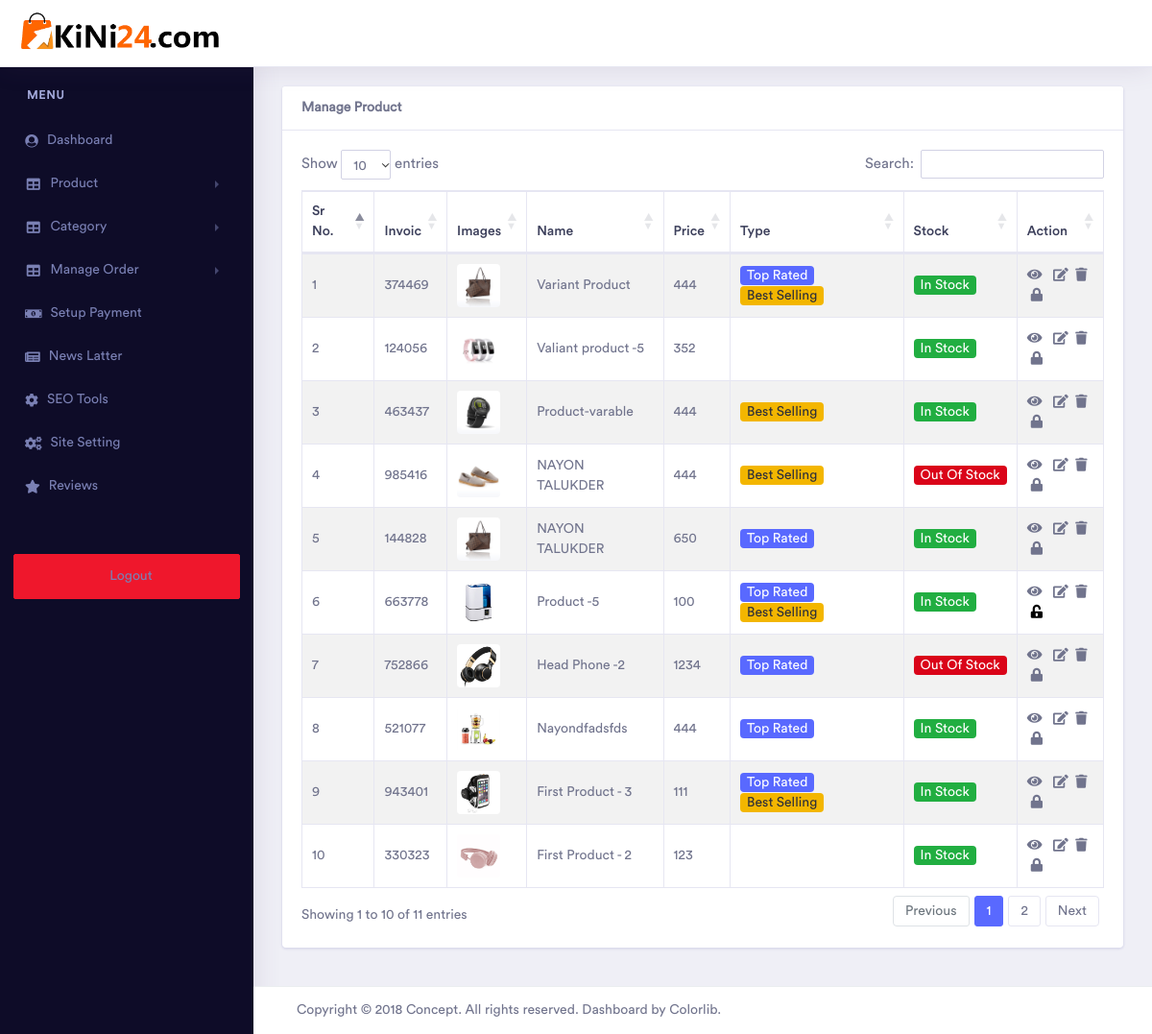
The page /admin/manage-product.php (signed in) on the database its author committed.
### tables this page shows
CREATE TABLE `product` (
  `id` int(11) NOT NULL,
  `invoice` varchar(255) NOT NULL,
  `name` varchar(255) NOT NULL,
  `sPrice` int(11) NOT NULL,
  `oPrice` varchar(255) NOT NULL,
  `category` varchar(255) NOT NULL,
  `sub_category` varchar(255) NOT NULL,
  `brand` varchar(255) NOT NULL,
  `reting` varchar(255) NOT NULL,
  `short_des` varchar(3000) NOT NULL,
  `des` varchar(10000) NOT NULL,
  `Reted_Product` varchar(255) NOT NULL,
  `Selling_Product` varchar(255) NOT NULL,
  `Stock` varchar(255) NOT NULL,
  `fetcher_img` varchar(255) NOT NULL,
  `prod1` varchar(1000) NOT NULL,
  `prod2` varchar(1000) NOT NULL,
  `prod3` varchar(1000) NOT NULL,
  `prod4` varchar(1000) NOT NULL,
  `date` varchar(255) NOT NULL,
  `status` varchar(255) NOT NULL,
  `variarble` varchar(255) NOT NULL,
  `color` varchar(255) NOT NULL,
  `size` varchar(255) NOT NULL
);

### admin/manage-product.php (the view, shortened to what this page needs)
<?php include 'inc/header.php';
if(isset($_SESSION['id']) && !empty($_SESSION['id'])){
?>
<?php include 'lib/db.php'; ?>
<?php include 'inc/side-bar.php';?>
<div class="dashboard-wrapper">
    <div class="dashboard-ecommerce">
        <div class="container-fluid dashboard-content ">
            <div class="row">
                <div class="col-md-12">
                    <div class="card">
                        <div class="card-header">
                            <strong>Manage Product</strong>
                        </div>
                        <div class="card-body">
                            <table id="example" class="table table-striped table-bordered" style="width:100%">
                                <thead>
                                    <tr>
                                        <th>Sr No.</th>
                                        <th>Invoic</th>
                                        <th>Images</th>
                                        <th>Name</th>
                                        <th>Price</th>
                                        <th>Type</th>
                                        <th>Stock</th>
                                        <th>Action</th>
                                    </tr>
                                </thead>
                                <tbody>
                                   <?php
                                    $sr = 0;
                                    $res = mysqli_query($conn, "SELECT * FROM `product` ORDER BY `product`.`id` DESC ");
                                    if(mysqli_num_rows($res) > 0){
                                        while($row = mysqli_fetch_assoc($res)){
                                            $sr++;
                                    ?>
                                    <tr>
                                        <td><?php echo $sr;?></td>
                                        <td><?php echo $row['invoice'];?></td>
                                        <td>
                                            <div class="m-r-10"><img src="images/product/fetcher-product/<?php echo $row['fetcher_img'];?>" alt="user" class="rounded" width="45"></div>
                                        </td>
                                        <td><?php echo $row['name'];?> </td>
                                        <td><?php echo $row['sPrice'];?> </td>
                                        <td>
                                           <?php
                                            if($row['Reted_Product'] == 'Top Rated'){
                                                echo  '<span class="badge badge-primary">'.$row['Reted_Product'].'</span>';
                                            }
                                            if($row['Selling_Product'] == 'Best Selling'){
                                                 echo  '<span class="badge badge-warning">'.$row['Selling_Product'].'</span>';
                                            }
                                            ?>
                                        </td>
                                        <td>
                                            <?php
                                            if($row['Stock'] == 'Out Of Stock'){
                                                  echo  '<span class="badge badge-danger">'.$row['Stock'].'</span>';
                                            }elseif($row['Stock'] == 'In Stock'){
                                                 echo  '<span class="badge badge-success">'.$row['Stock'].'</span>';
                                            }
                                            ?>
                                        </td>
                                        <td>
                                            <a target="_blank" href="../single_product.php?product_id=<?php echo $row['id'];?>" class="fa fa-eye mr-1"></a>
                                            <a href="edit-product.php?id=<?php echo $row['id'];?>"  class="fa fa-edit ml-1"></a>
                                            <a href="?delete_id=<?php echo $row['id'];?>" class="fa fa-trash ml-1"></a>
                                            <?php if($row['status'] == 'OFF'){ ?>
                                            <a style="color:#000;" href="?producd_unlock_id=<?php echo $row['id'];?>" class="fas fa-unlock-alt ml-1"></a>
                                            <?php }else{ ?>
                                            <a href="?producd_lock_id=<?php echo $row['id'];?>" class="fas fa-lock ml-1"></a>
                                            <?php } ?>
                                        </td>
                                    </tr>
<?php } }?>
                                </tbody>
                            </table>
                        </div>
                    </div>
                </div>
            </div>
        </div>
    </div>
<?php include 'inc/footer.php';
    }else{
    echo '<script>window.location.href = "index.php";</script>';
}
    ?>

### rows shown on the page
product: invoice "374469", fetcher_img (picture), name "Variant Product", sPrice "444", Reted_Product "Top Rated", Selling_Product "Best Selling", Stock "In Stock"
product: invoice "124056", fetcher_img (picture), name "Valiant product -5", sPrice "352", Stock "In Stock"
product: invoice "463437", fetcher_img (picture), name "Product-varable", sPrice "444", Selling_Product "Best Selling", Stock "In Stock"
product: invoice "985416", fetcher_img (picture), name "NAYON TALUKDER", sPrice "444", Selling_Product "Best Selling", Stock "Out Of Stock"
product: invoice "144828", fetcher_img (picture), name "NAYON TALUKDER", sPrice "650", Reted_Product "Top Rated", Stock "In Stock"
product: invoice "663778", fetcher_img (picture), name "Product -5", sPrice "100", Reted_Product "Top Rated", Selling_Product "Best Selling", Stock "In Stock"
product: invoice "752866", fetcher_img (picture), name "Head Phone -2", sPrice "1234", Reted_Product "Top Rated", Stock "Out Of Stock"
product: invoice "521077", fetcher_img (picture), name "Nayondfadsfds", sPrice "444", Reted_Product "Top Rated", Stock "In Stock"
product: invoice "943401", fetcher_img (picture), name "First Product - 3", sPrice "111", Reted_Product "Top Rated", Selling_Product "Best Selling", Stock "In Stock"
product: invoice "330323", fetcher_img (picture), name "First Product - 2", sPrice "123", Stock "In Stock"
